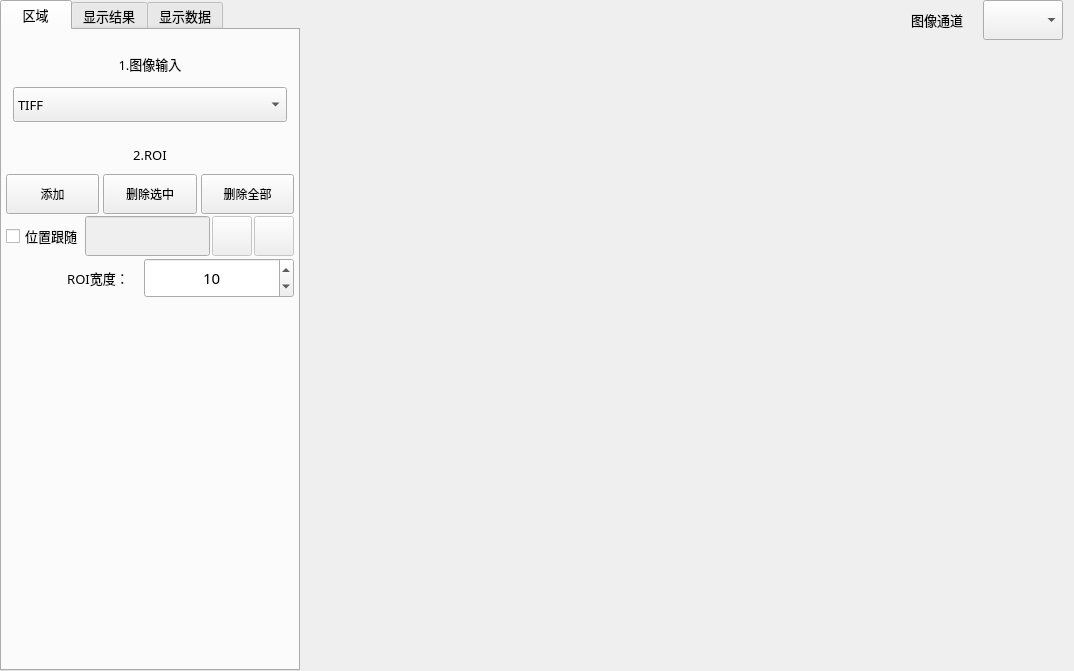
<?xml version="1.0" encoding="UTF-8"?>
<ui version="4.0">
 <class>frmMeasureArcClass</class>
 <widget class="QWidget" name="frmMeasureArcClass">
  <property name="geometry">
   <rect>
    <x>0</x>
    <y>0</y>
    <width>1074</width>
    <height>671</height>
   </rect>
  </property>
  <property name="sizePolicy">
   <sizepolicy hsizetype="Preferred" vsizetype="Preferred">
    <horstretch>0</horstretch>
    <verstretch>0</verstretch>
   </sizepolicy>
  </property>
  <property name="minimumSize">
   <size>
    <width>500</width>
    <height>270</height>
   </size>
  </property>
  <property name="maximumSize">
   <size>
    <width>16777215</width>
    <height>16777215</height>
   </size>
  </property>
  <property name="windowTitle">
   <string>直线测量</string>
  </property>
  <layout class="QVBoxLayout" name="verticalLayout_2">
   <property name="spacing">
    <number>0</number>
   </property>
   <property name="leftMargin">
    <number>0</number>
   </property>
   <property name="topMargin">
    <number>0</number>
   </property>
   <property name="rightMargin">
    <number>0</number>
   </property>
   <property name="bottomMargin">
    <number>0</number>
   </property>
   <item>
    <layout class="QHBoxLayout" name="horizontalLayout" stretch="1,3">
     <property name="spacing">
      <number>0</number>
     </property>
     <item>
      <widget class="QTabWidget" name="tabWidget">
       <property name="sizePolicy">
        <sizepolicy hsizetype="Preferred" vsizetype="Preferred">
         <horstretch>0</horstretch>
         <verstretch>0</verstretch>
        </sizepolicy>
       </property>
       <property name="minimumSize">
        <size>
         <width>300</width>
         <height>550</height>
        </size>
       </property>
       <property name="maximumSize">
        <size>
         <width>16777215</width>
         <height>16777215</height>
        </size>
       </property>
       <property name="font">
        <font>
         <family>微软雅黑</family>
         <pointsize>10</pointsize>
        </font>
       </property>
       <property name="currentIndex">
        <number>0</number>
       </property>
       <property name="movable">
        <bool>false</bool>
       </property>
       <widget class="QWidget" name="ROITab">
        <attribute name="title">
         <string>   区域   </string>
        </attribute>
        <layout class="QVBoxLayout" name="verticalLayout_3" stretch="0,0,1">
         <property name="spacing">
          <number>0</number>
         </property>
         <property name="leftMargin">
          <number>0</number>
         </property>
         <property name="topMargin">
          <number>5</number>
         </property>
         <property name="rightMargin">
          <number>0</number>
         </property>
         <property name="bottomMargin">
          <number>0</number>
         </property>
         <item>
          <widget class="QWidget" name="groupImage_3" native="true">
           <property name="minimumSize">
            <size>
             <width>0</width>
             <height>60</height>
            </size>
           </property>
           <property name="maximumSize">
            <size>
             <width>16777215</width>
             <height>100</height>
            </size>
           </property>
           <property name="font">
            <font>
             <family>微软雅黑</family>
             <pointsize>10</pointsize>
            </font>
           </property>
           <layout class="QVBoxLayout" name="verticalLayout_4">
            <item>
             <widget class="QLabel" name="label_3">
              <property name="minimumSize">
               <size>
                <width>0</width>
                <height>35</height>
               </size>
              </property>
              <property name="text">
               <string>1.图像输入</string>
              </property>
              <property name="alignment">
               <set>Qt::AlignCenter</set>
              </property>
             </widget>
            </item>
            <item>
             <widget class="QComboBox" name="cbx_ImgInPut">
              <property name="minimumSize">
               <size>
                <width>0</width>
                <height>35</height>
               </size>
              </property>
              <property name="editable">
               <bool>false</bool>
              </property>
              <property name="currentIndex">
               <number>4</number>
              </property>
              <item>
               <property name="text">
                <string>JPG</string>
               </property>
              </item>
              <item>
               <property name="text">
                <string>JPEG</string>
               </property>
              </item>
              <item>
               <property name="text">
                <string>PNG</string>
               </property>
              </item>
              <item>
               <property name="text">
                <string>BMP</string>
               </property>
              </item>
              <item>
               <property name="text">
                <string>TIFF</string>
               </property>
              </item>
             </widget>
            </item>
           </layout>
          </widget>
         </item>
         <item>
          <widget class="QWidget" name="groupC4_4" native="true">
           <property name="minimumSize">
            <size>
             <width>0</width>
             <height>160</height>
            </size>
           </property>
           <property name="font">
            <font>
             <family>微软雅黑</family>
             <pointsize>10</pointsize>
            </font>
           </property>
           <layout class="QVBoxLayout" name="verticalLayout_6">
            <property name="spacing">
             <number>2</number>
            </property>
            <property name="leftMargin">
             <number>4</number>
            </property>
            <property name="topMargin">
             <number>4</number>
            </property>
            <property name="rightMargin">
             <number>4</number>
            </property>
            <property name="bottomMargin">
             <number>4</number>
            </property>
            <item>
             <widget class="QLabel" name="label_5">
              <property name="minimumSize">
               <size>
                <width>0</width>
                <height>35</height>
               </size>
              </property>
              <property name="text">
               <string>2.ROI</string>
              </property>
              <property name="alignment">
               <set>Qt::AlignCenter</set>
              </property>
             </widget>
            </item>
            <item>
             <layout class="QHBoxLayout" name="horizontalLayout_11">
              <property name="spacing">
               <number>4</number>
              </property>
              <item>
               <widget class="QPushButton" name="btnSetLine">
                <property name="sizePolicy">
                 <sizepolicy hsizetype="Preferred" vsizetype="Fixed">
                  <horstretch>0</horstretch>
                  <verstretch>0</verstretch>
                 </sizepolicy>
                </property>
                <property name="minimumSize">
                 <size>
                  <width>0</width>
                  <height>40</height>
                 </size>
                </property>
                <property name="font">
                 <font>
                  <family>微软雅黑</family>
                  <pointsize>9</pointsize>
                 </font>
                </property>
                <property name="text">
                 <string>添加</string>
                </property>
               </widget>
              </item>
              <item>
               <widget class="QPushButton" name="btnDeleteSelect">
                <property name="sizePolicy">
                 <sizepolicy hsizetype="Preferred" vsizetype="Fixed">
                  <horstretch>0</horstretch>
                  <verstretch>0</verstretch>
                 </sizepolicy>
                </property>
                <property name="minimumSize">
                 <size>
                  <width>0</width>
                  <height>40</height>
                 </size>
                </property>
                <property name="font">
                 <font>
                  <family>微软雅黑</family>
                  <pointsize>9</pointsize>
                 </font>
                </property>
                <property name="text">
                 <string>删除选中</string>
                </property>
               </widget>
              </item>
              <item>
               <widget class="QPushButton" name="btnClearLine">
                <property name="sizePolicy">
                 <sizepolicy hsizetype="Preferred" vsizetype="Fixed">
                  <horstretch>0</horstretch>
                  <verstretch>0</verstretch>
                 </sizepolicy>
                </property>
                <property name="minimumSize">
                 <size>
                  <width>80</width>
                  <height>40</height>
                 </size>
                </property>
                <property name="font">
                 <font>
                  <family>微软雅黑</family>
                  <pointsize>9</pointsize>
                 </font>
                </property>
                <property name="text">
                 <string>删除全部</string>
                </property>
               </widget>
              </item>
             </layout>
            </item>
            <item>
             <layout class="QHBoxLayout" name="horizontalLayout_13" stretch="0,1,0,0">
              <property name="spacing">
               <number>2</number>
              </property>
              <property name="leftMargin">
               <number>0</number>
              </property>
              <item>
               <widget class="QCheckBox" name="checkUseFollow">
                <property name="sizePolicy">
                 <sizepolicy hsizetype="Preferred" vsizetype="Preferred">
                  <horstretch>0</horstretch>
                  <verstretch>0</verstretch>
                 </sizepolicy>
                </property>
                <property name="text">
                 <string>位置跟随</string>
                </property>
               </widget>
              </item>
              <item>
               <widget class="QLineEdit" name="txtLinkFollow">
                <property name="enabled">
                 <bool>false</bool>
                </property>
                <property name="sizePolicy">
                 <sizepolicy hsizetype="Preferred" vsizetype="Fixed">
                  <horstretch>0</horstretch>
                  <verstretch>0</verstretch>
                 </sizepolicy>
                </property>
                <property name="minimumSize">
                 <size>
                  <width>120</width>
                  <height>40</height>
                 </size>
                </property>
                <property name="font">
                 <font>
                  <family>微软雅黑</family>
                  <pointsize>10</pointsize>
                 </font>
                </property>
                <property name="toolTip">
                 <string>全局变量QString类型</string>
                </property>
                <property name="alignment">
                 <set>Qt::AlignCenter</set>
                </property>
                <property name="readOnly">
                 <bool>false</bool>
                </property>
               </widget>
              </item>
              <item>
               <widget class="QPushButton" name="btnLinkContent">
                <property name="enabled">
                 <bool>false</bool>
                </property>
                <property name="sizePolicy">
                 <sizepolicy hsizetype="Preferred" vsizetype="Fixed">
                  <horstretch>0</horstretch>
                  <verstretch>0</verstretch>
                 </sizepolicy>
                </property>
                <property name="minimumSize">
                 <size>
                  <width>40</width>
                  <height>40</height>
                 </size>
                </property>
                <property name="toolTip">
                 <string>链接发送内容</string>
                </property>
                <property name="text">
                 <string/>
                </property>
                <property name="icon">
                 <iconset resource="../../../QApplication/saribbonresouce.qrc">
                  <normaloff>:/image/icon/images/link.png</normaloff>:/image/icon/images/link.png</iconset>
                </property>
                <property name="iconSize">
                 <size>
                  <width>27</width>
                  <height>27</height>
                 </size>
                </property>
               </widget>
              </item>
              <item>
               <widget class="QPushButton" name="btnDelLinkContent">
                <property name="enabled">
                 <bool>false</bool>
                </property>
                <property name="sizePolicy">
                 <sizepolicy hsizetype="Preferred" vsizetype="Fixed">
                  <horstretch>0</horstretch>
                  <verstretch>0</verstretch>
                 </sizepolicy>
                </property>
                <property name="minimumSize">
                 <size>
                  <width>40</width>
                  <height>40</height>
                 </size>
                </property>
                <property name="toolTip">
                 <string>删除发送内容链接</string>
                </property>
                <property name="text">
                 <string/>
                </property>
                <property name="icon">
                 <iconset resource="../../../QApplication/saribbonresouce.qrc">
                  <normaloff>:/image/icon/images/close.png</normaloff>:/image/icon/images/close.png</iconset>
                </property>
                <property name="iconSize">
                 <size>
                  <width>27</width>
                  <height>27</height>
                 </size>
                </property>
               </widget>
              </item>
             </layout>
            </item>
            <item>
             <layout class="QHBoxLayout" name="horizontalLayout_14">
              <item>
               <spacer name="horizontalSpacer_5">
                <property name="orientation">
                 <enum>Qt::Horizontal</enum>
                </property>
                <property name="sizeHint" stdset="0">
                 <size>
                  <width>40</width>
                  <height>20</height>
                 </size>
                </property>
               </spacer>
              </item>
              <item>
               <widget class="QLabel" name="label_26">
                <property name="minimumSize">
                 <size>
                  <width>80</width>
                  <height>30</height>
                 </size>
                </property>
                <property name="font">
                 <font>
                  <family>微软雅黑</family>
                  <pointsize>10</pointsize>
                 </font>
                </property>
                <property name="text">
                 <string>ROI宽度：</string>
                </property>
                <property name="alignment">
                 <set>Qt::AlignCenter</set>
                </property>
               </widget>
              </item>
              <item>
               <widget class="QSpinBox" name="spinRoiW">
                <property name="sizePolicy">
                 <sizepolicy hsizetype="Preferred" vsizetype="Preferred">
                  <horstretch>0</horstretch>
                  <verstretch>0</verstretch>
                 </sizepolicy>
                </property>
                <property name="minimumSize">
                 <size>
                  <width>150</width>
                  <height>40</height>
                 </size>
                </property>
                <property name="font">
                 <font>
                  <family>微软雅黑</family>
                  <pointsize>11</pointsize>
                 </font>
                </property>
                <property name="alignment">
                 <set>Qt::AlignCenter</set>
                </property>
                <property name="minimum">
                 <number>1</number>
                </property>
                <property name="maximum">
                 <number>100</number>
                </property>
                <property name="value">
                 <number>10</number>
                </property>
               </widget>
              </item>
             </layout>
            </item>
           </layout>
          </widget>
         </item>
         <item>
          <widget class="QWidget" name="ROIwidget" native="true">
           <property name="minimumSize">
            <size>
             <width>0</width>
             <height>100</height>
            </size>
           </property>
           <layout class="QGridLayout" name="ROILayout">
            <property name="leftMargin">
             <number>0</number>
            </property>
            <property name="topMargin">
             <number>0</number>
            </property>
            <property name="rightMargin">
             <number>0</number>
            </property>
            <property name="bottomMargin">
             <number>0</number>
            </property>
            <property name="spacing">
             <number>0</number>
            </property>
           </layout>
          </widget>
         </item>
        </layout>
       </widget>
       <widget class="QWidget" name="tab_3">
        <attribute name="title">
         <string>显示结果</string>
        </attribute>
        <layout class="QGridLayout" name="gridLayout_3">
         <property name="leftMargin">
          <number>0</number>
         </property>
         <property name="topMargin">
          <number>0</number>
         </property>
         <property name="rightMargin">
          <number>0</number>
         </property>
         <property name="bottomMargin">
          <number>0</number>
         </property>
         <property name="spacing">
          <number>0</number>
         </property>
         <item row="0" column="0">
          <widget class="QWidget" name="widget_Result" native="true">
           <layout class="QGridLayout" name="ResultLayout">
            <property name="leftMargin">
             <number>0</number>
            </property>
            <property name="topMargin">
             <number>0</number>
            </property>
            <property name="rightMargin">
             <number>0</number>
            </property>
            <property name="bottomMargin">
             <number>0</number>
            </property>
            <property name="spacing">
             <number>0</number>
            </property>
           </layout>
          </widget>
         </item>
        </layout>
       </widget>
       <widget class="QWidget" name="tab_2">
        <attribute name="title">
         <string>显示数据</string>
        </attribute>
        <layout class="QGridLayout" name="gridLayout_2">
         <property name="leftMargin">
          <number>0</number>
         </property>
         <property name="topMargin">
          <number>0</number>
         </property>
         <property name="rightMargin">
          <number>0</number>
         </property>
         <property name="bottomMargin">
          <number>0</number>
         </property>
         <property name="spacing">
          <number>0</number>
         </property>
         <item row="0" column="0">
          <widget class="QWidget" name="widget_show" native="true">
           <layout class="QVBoxLayout" name="verticalLayout_9">
            <property name="spacing">
             <number>0</number>
            </property>
            <property name="leftMargin">
             <number>0</number>
            </property>
            <property name="topMargin">
             <number>0</number>
            </property>
            <property name="rightMargin">
             <number>0</number>
            </property>
            <property name="bottomMargin">
             <number>0</number>
            </property>
            <item>
             <widget class="QWidget" name="gImage" native="true">
              <property name="sizePolicy">
               <sizepolicy hsizetype="Preferred" vsizetype="Fixed">
                <horstretch>0</horstretch>
                <verstretch>0</verstretch>
               </sizepolicy>
              </property>
              <property name="minimumSize">
               <size>
                <width>0</width>
                <height>40</height>
               </size>
              </property>
              <property name="maximumSize">
               <size>
                <width>16777215</width>
                <height>16777215</height>
               </size>
              </property>
              <property name="font">
               <font>
                <family>微软雅黑</family>
                <pointsize>9</pointsize>
               </font>
              </property>
              <layout class="QHBoxLayout" name="horizontalLayout_10" stretch="0,0,1">
               <property name="spacing">
                <number>2</number>
               </property>
               <property name="leftMargin">
                <number>5</number>
               </property>
               <property name="topMargin">
                <number>0</number>
               </property>
               <property name="rightMargin">
                <number>0</number>
               </property>
               <property name="bottomMargin">
                <number>0</number>
               </property>
               <item>
                <widget class="QPushButton" name="btnADD_2">
                 <property name="sizePolicy">
                  <sizepolicy hsizetype="Preferred" vsizetype="Fixed">
                   <horstretch>0</horstretch>
                   <verstretch>0</verstretch>
                  </sizepolicy>
                 </property>
                 <property name="minimumSize">
                  <size>
                   <width>40</width>
                   <height>40</height>
                  </size>
                 </property>
                 <property name="contextMenuPolicy">
                  <enum>Qt::CustomContextMenu</enum>
                 </property>
                 <property name="icon">
                  <iconset resource="../../../QApplication/saribbonresouce.qrc">
                   <normaloff>:/skin/icon/icon/icons/light/appbar.add.png</normaloff>:/skin/icon/icon/icons/light/appbar.add.png</iconset>
                 </property>
                </widget>
               </item>
               <item>
                <widget class="QPushButton" name="btnDelete_2">
                 <property name="sizePolicy">
                  <sizepolicy hsizetype="Preferred" vsizetype="Preferred">
                   <horstretch>0</horstretch>
                   <verstretch>0</verstretch>
                  </sizepolicy>
                 </property>
                 <property name="minimumSize">
                  <size>
                   <width>40</width>
                   <height>40</height>
                  </size>
                 </property>
                 <property name="icon">
                  <iconset resource="../../../QApplication/saribbonresouce.qrc">
                   <normaloff>:/skin/icon/icon/icons/light/delete.png</normaloff>:/skin/icon/icon/icons/light/delete.png</iconset>
                 </property>
                </widget>
               </item>
               <item>
                <spacer name="horizontalSpacer_6">
                 <property name="orientation">
                  <enum>Qt::Horizontal</enum>
                 </property>
                 <property name="sizeHint" stdset="0">
                  <size>
                   <width>40</width>
                   <height>20</height>
                  </size>
                 </property>
                </spacer>
               </item>
              </layout>
             </widget>
            </item>
            <item>
             <widget class="QWidget" name="widget_Show" native="true">
              <layout class="QGridLayout" name="ShowLayout">
               <property name="leftMargin">
                <number>0</number>
               </property>
               <property name="topMargin">
                <number>0</number>
               </property>
               <property name="rightMargin">
                <number>0</number>
               </property>
               <property name="bottomMargin">
                <number>0</number>
               </property>
               <property name="spacing">
                <number>0</number>
               </property>
              </layout>
             </widget>
            </item>
           </layout>
           <zorder>widget_Show</zorder>
           <zorder>gImage</zorder>
          </widget>
         </item>
        </layout>
       </widget>
      </widget>
     </item>
     <item>
      <layout class="QGridLayout" name="imageLayout">
       <property name="spacing">
        <number>1</number>
       </property>
       <item row="0" column="0">
        <widget class="QWidget" name="widget" native="true">
         <property name="minimumSize">
          <size>
           <width>0</width>
           <height>30</height>
          </size>
         </property>
         <property name="maximumSize">
          <size>
           <width>16777215</width>
           <height>50</height>
          </size>
         </property>
         <layout class="QHBoxLayout" name="horizontalLayout_5">
          <property name="spacing">
           <number>0</number>
          </property>
          <property name="topMargin">
           <number>0</number>
          </property>
          <property name="bottomMargin">
           <number>0</number>
          </property>
          <item>
           <spacer name="horizontalSpacer_4">
            <property name="orientation">
             <enum>Qt::Horizontal</enum>
            </property>
            <property name="sizeHint" stdset="0">
             <size>
              <width>40</width>
              <height>20</height>
             </size>
            </property>
           </spacer>
          </item>
          <item>
           <widget class="QWidget" name="widget_Img" native="true">
            <layout class="QHBoxLayout" name="LayOut_Img_2">
             <property name="leftMargin">
              <number>0</number>
             </property>
             <property name="topMargin">
              <number>0</number>
             </property>
             <property name="rightMargin">
              <number>0</number>
             </property>
             <property name="bottomMargin">
              <number>0</number>
             </property>
             <item>
              <widget class="QLabel" name="label_8">
               <property name="minimumSize">
                <size>
                 <width>80</width>
                 <height>40</height>
                </size>
               </property>
               <property name="font">
                <font>
                 <family>微软雅黑</family>
                 <pointsize>10</pointsize>
                </font>
               </property>
               <property name="text">
                <string>图像通道</string>
               </property>
               <property name="alignment">
                <set>Qt::AlignCenter</set>
               </property>
              </widget>
             </item>
             <item>
              <widget class="QComboBox" name="cbx_Camerachannal">
               <property name="minimumSize">
                <size>
                 <width>80</width>
                 <height>40</height>
                </size>
               </property>
               <property name="font">
                <font>
                 <family>微软雅黑</family>
                 <pointsize>10</pointsize>
                </font>
               </property>
              </widget>
             </item>
            </layout>
           </widget>
          </item>
         </layout>
        </widget>
       </item>
       <item row="1" column="0">
        <widget class="QStackedWidget" name="stackedWidget">
         <property name="currentIndex">
          <number>0</number>
         </property>
         <widget class="QWidget" name="ImgShow">
          <layout class="QGridLayout" name="imageShowLayout">
           <property name="leftMargin">
            <number>0</number>
           </property>
           <property name="topMargin">
            <number>0</number>
           </property>
           <property name="rightMargin">
            <number>0</number>
           </property>
           <property name="bottomMargin">
            <number>0</number>
           </property>
           <property name="spacing">
            <number>0</number>
           </property>
          </layout>
         </widget>
        </widget>
       </item>
      </layout>
     </item>
    </layout>
   </item>
  </layout>
 </widget>
 <layoutdefault spacing="6" margin="11"/>
 <resources>
  <include location="../../../QApplication/saribbonresouce.qrc"/>
 </resources>
 <connections>
  <connection>
   <sender>checkUseFollow</sender>
   <signal>toggled(bool)</signal>
   <receiver>txtLinkFollow</receiver>
   <slot>setEnabled(bool)</slot>
   <hints>
    <hint type="sourcelabel">
     <x>31</x>
     <y>217</y>
    </hint>
    <hint type="destinationlabel">
     <x>109</x>
     <y>215</y>
    </hint>
   </hints>
  </connection>
  <connection>
   <sender>checkUseFollow</sender>
   <signal>toggled(bool)</signal>
   <receiver>btnLinkContent</receiver>
   <slot>setEnabled(bool)</slot>
   <hints>
    <hint type="sourcelabel">
     <x>18</x>
     <y>225</y>
    </hint>
    <hint type="destinationlabel">
     <x>218</x>
     <y>219</y>
    </hint>
   </hints>
  </connection>
  <connection>
   <sender>checkUseFollow</sender>
   <signal>toggled(bool)</signal>
   <receiver>btnDelLinkContent</receiver>
   <slot>setEnabled(bool)</slot>
   <hints>
    <hint type="sourcelabel">
     <x>43</x>
     <y>223</y>
    </hint>
    <hint type="destinationlabel">
     <x>285</x>
     <y>226</y>
    </hint>
   </hints>
  </connection>
 </connections>
</ui>
